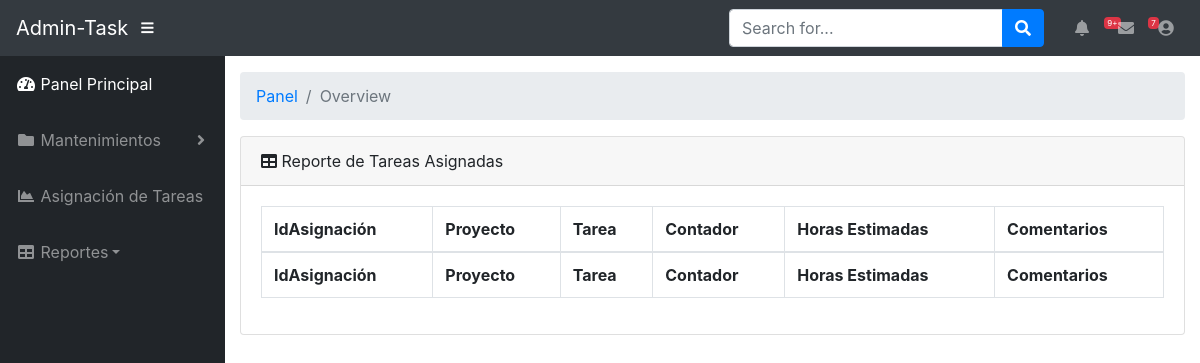
Before: / with the older database file.
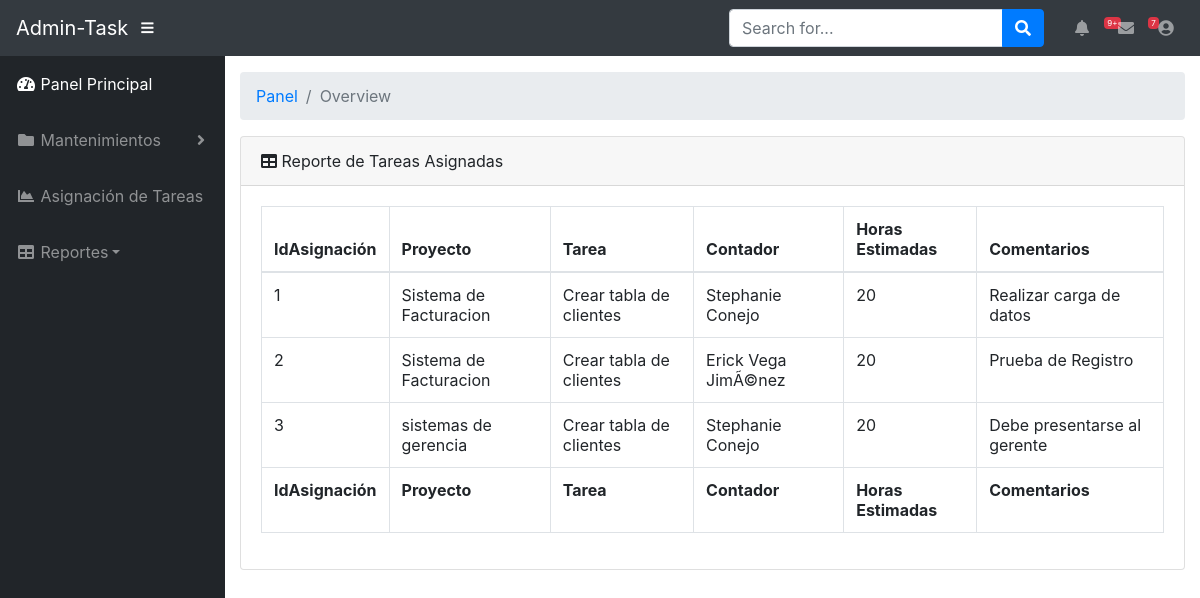
After: the same page with the newer database file.
### tables this page shows
CREATE TABLE IF NOT EXISTS `asignaciontareas` (
  `idAsignacion` int(11) NOT NULL AUTO_INCREMENT,
  `idProyecto` int(11) NOT NULL,
  `idTarea` int(11) NOT NULL,
  `idContador` int(11) NOT NULL,
  `horasEstimadas` int(11) NOT NULL,
  `comentarios` varchar(200) NOT NULL,
  `fechaAsignacion` varchar(10) NOT NULL,
  `fechaFinalizacion` varchar(10) NOT NULL,
  PRIMARY KEY (`idAsignacion`)
);

### index.php (the view, shortened to what this page needs)
<html lang="en">
  <head>
    <link href="vendor/bootstrap/css/bootstrap.min.css" rel="stylesheet">
    <link href="vendor/fontawesome-free/css/all.min.css" rel="stylesheet" type="text/css">
    <link href="vendor/datatables/dataTables.bootstrap4.css" rel="stylesheet">
    <link href="css/sb-admin.css" rel="stylesheet">
  </head>
  <body id="page-top">
    <nav class="navbar navbar-expand navbar-dark bg-dark static-top">
      <a class="navbar-brand mr-1" href="index.php">Admin-Task</a>
      <button class="btn btn-link btn-sm text-white order-1 order-sm-0" id="sidebarToggle" href="#">
        <i class="fas fa-bars"></i>
      </button>
      <form class="d-none d-md-inline-block form-inline ml-auto mr-0 mr-md-3 my-2 my-md-0">
        <div class="input-group">
          <input type="text" class="form-control" placeholder="Search for..." aria-label="Search" aria-describedby="basic-addon2">
          <div class="input-group-append">
            <button class="btn btn-primary" type="button">
              <i class="fas fa-search"></i>
            </button>
          </div>
        </div>
      </form>
      <ul class="navbar-nav ml-auto ml-md-0">
        <li class="nav-item dropdown no-arrow mx-1">
          <a class="nav-link dropdown-toggle" href="#" id="alertsDropdown" role="button" data-toggle="dropdown" aria-haspopup="true" aria-expanded="false">
            <i class="fas fa-bell fa-fw"></i>
            <span class="badge badge-danger">9+</span>
          </a>
        </li>
        <li class="nav-item dropdown no-arrow mx-1">
          <a class="nav-link dropdown-toggle" href="#" id="messagesDropdown" role="button" data-toggle="dropdown" aria-haspopup="true" aria-expanded="false">
            <i class="fas fa-envelope fa-fw"></i>
            <span class="badge badge-danger">7</span>
          </a>
        </li>
        <li class="nav-item dropdown no-arrow">
          <a class="nav-link dropdown-toggle" href="#" id="userDropdown" role="button" data-toggle="dropdown" aria-haspopup="true" aria-expanded="false">
            <i class="fas fa-user-circle fa-fw"></i>
          </a>
        </li>
      </ul>
    </nav>
    <div id="wrapper">
      <ul class="sidebar navbar-nav">
        <li class="nav-item active">
          <a class="nav-link" href="index.php">
            <i class="fas fa-fw fa-tachometer-alt"></i>
            <span>Panel Principal</span>
          </a>
        </li>
        <li class="nav-item dropdown">
          <a class="nav-link dropdown-toggle" href="#" id="pagesDropdown" role="button" data-toggle="dropdown" aria-haspopup="true" aria-expanded="false">
            <i class="fas fa-fw fa-folder"></i>
            <span>Mantenimientos</span>
          </a>
        </li>
        <li class="nav-item">
          <a class="nav-link" href="asignarTareas.php">
            <i class="fas fa-fw fa-chart-area"></i>
            <span>Asignación de Tareas</span></a>
        </li>
        <li class="nav-item droptown">
          <a class="nav-link dropdown-toggle" href="#" id="pagesDropdown" role="button" data-toggle="dropdown" aria-haspopup="true" aria-expanded="false">
            <i class="fas fa-fw fa-table"></i>
            <span>Reportes</span></a>
        </li>
      </ul>
      <div id="content-wrapper">
        <div class="container-fluid">
          <ol class="breadcrumb">
            <li class="breadcrumb-item">
              <a href="#">Panel</a>
            </li>
            <li class="breadcrumb-item active">Overview</li>
          </ol>
          <div class="card mb-3">
            <div class="card-header">
              <i class="fas fa-table"></i>
              Reporte de Tareas Asignadas</div>
            <div class="card-body">
            <?php
                $conn =  Conectar();
                $listado = mysqli_query($conn, "select idAsignacion,
                                                       (select nombre from proyectos where idproyecto = AT.idproyecto) Proyecto,
                                                       (select nombre from tareas where idtarea = AT.idtarea) Tarea,
                                                       (select nombre from contadores where idcontador = AT.idcontador) Contador,
	                                                   HorasEstimadas,
	                                                   Comentarios
                                                       from asignaciontareas AT");
                echo "<table class='table table-bordered' id='dataTable' width='100%' cellspacing='0'><thead>
                    <tr>
                      <th>IdAsignación</th>
                      <th>Proyecto</th>
                      <th>Tarea</th>
                      <th>Contador</th>
                      <th>Horas Estimadas</th>
                      <th>Comentarios</th>
                    </tr>
                  </thead>
                  <tfoot>
                    <tr>
                      <th>IdAsignación</th>
                      <th>Proyecto</th>
                      <th>Tarea</th>
                      <th>Contador</th>
                      <th>Horas Estimadas</th>
                      <th>Comentarios</th>
                    </tr>
                  </tfoot>
                  <tbody>";
                $columna = 6;
                while ($fila = mysqli_fetch_array($listado)) {
                    echo "<tr>";
                    for ($i=0; $i < $columna; $i++) {
                        ?>
                        <td><?php echo $fila[$i]; ?></td>
                        <?php
                    }
                    echo "</tr>";
                }
                echo "</tbody>
                    </table>";
            ?>
              </div>
            </div>
        </div>
      </div>
    </div>
  </body>
</html>

### css/sb-admin.css (style rules this page uses)
html { position: relative; min-height: 100%; }
body { height: 100%; }
#wrapper { display: -webkit-box; display: -ms-flexbox; display: flex; }
#wrapper #content-wrapper { overflow-x: hidden; width: 100%; padding-top: 1rem; padding-bottom: 80px; }
.navbar-nav .nav-item.active .nav-link { color: #fff; }
.navbar-nav .nav-item.dropdown .dropdown-toggle::after { width: 1rem; text-align: center; float: right; vertical-align: 0; border: 0; font-weight: 900; content: '\f105'; font-family: 'Font Awesome 5 Free'; }
.navbar-nav .nav-item.dropdown.no-arrow .dropdown-toggle::after { display: none; }
.navbar-nav .nav-item .nav-link .badge { position: absolute; margin-left: 0.75rem; top: 0.3rem; font-weight: 400; font-size: 0.5rem; }
.sidebar { width: 90px !important; background-color: #212529; min-height: calc(100vh - 56px); }
.sidebar .nav-item:last-child { margin-bottom: 1rem; }
.sidebar .nav-item .nav-link { text-align: center; padding: 0.75rem 1rem; width: 90px; }
.sidebar .nav-item .nav-link span { font-size: 0.65rem; display: block; }
.sidebar .nav-item.dropdown .dropdown-toggle::after { display: none; }
.sidebar .nav-item .nav-link { color: rgba(255, 255, 255, 0.5); }
@media (min-width: 768px) { .sidebar { width: 225px !important; } }
@media (min-width: 768px) { .sidebar .nav-item .nav-link { display: block; width: 100%; text-align: left; padding: 1rem; width: 225px; } }
@media (min-width: 768px) { .sidebar .nav-item .nav-link span { font-size: 1rem; display: inline; } }
@media (min-width: 768px) { .sidebar .nav-item.dropdown .dropdown-toggle::after { display: block; } }
:root { --input-padding-x: 0.75rem; --input-padding-y: 0.75rem; }

Changed rows visible on the page:
added asignaciontareas: idAsignacion "1", i "Sistema de Facturacion", i "Crear tabla de clientes", i "Stephanie Conejo", horasEstimadas "20", comentarios "Realizar carga de datos"
added asignaciontareas: idAsignacion "2", i "Sistema de Facturacion", i "Crear tabla de clientes", i "Erick Vega JimÃ©nez", horasEstimadas "20", comentarios "Prueba de Registro"
added asignaciontareas: idAsignacion "3", i "sistemas de gerencia", i "Crear tabla de clientes", i "Stephanie Conejo", horasEstimadas "20", comentarios "Debe presentarse al gerente"
